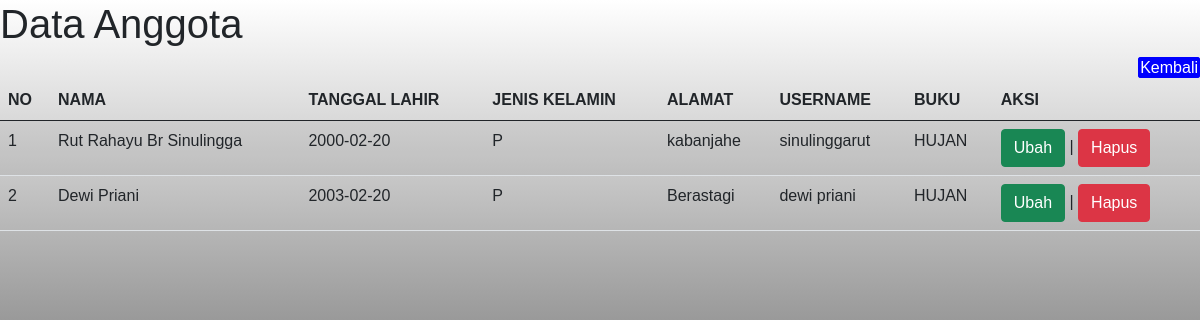
/tampil_anggota.php, run on the app's committed database.
### tables this page shows
CREATE TABLE `anggota` (
  `id_anggota` int(5) NOT NULL,
  `nama` varchar(30) NOT NULL,
  `tanggal_lahir` date NOT NULL,
  `jenis_kelamin` enum('L','P') NOT NULL,
  `alamat` text NOT NULL,
  `username` varchar(255) NOT NULL,
  `password` varchar(30) NOT NULL,
  `id_buku` int(5) NOT NULL
);

CREATE TABLE `buku` (
  `id_buku` int(5) NOT NULL,
  `nama_buku` varchar(30) NOT NULL,
  `stok` int(100) NOT NULL
);

### tampil_anggota.php (the view, shortened to what this page needs)
<!DOCTYPE html>
<html>
<head>
	<link href="https://cdn.jsdelivr.net/npm/bootstrap@5.0.2/dist/css/bootstrap.min.css" rel="stylesheet">
    <link rel="stylesheet" type="text/css" href="styletampil.css">
</head>
<body>
    <h1>Data Anggota</h1>
    <li class="active"><a href="database.php">Kembali</a></li>
    <table class="table table-hover table-striped">
        <thead>
    		<tr>
    			<th>NO</th>
    			<th>NAMA</th>
    			<th>TANGGAL LAHIR</th>
    			<th>JENIS KELAMIN</th>
    			<th>ALAMAT</th>
    			<th>USERNAME</th>
    			<th>BUKU</th>
    			<th>AKSI</th>
    		</tr>
    	</thead>
    	<tbody>
            <?php
            include "koneksi.php";
            $qry_anggota=mysqli_query($conn,"select * from anggota join buku on buku.id_buku=anggota.id_buku");
            $no=0;
            while ($data_anggota=mysqli_fetch_array($qry_anggota)){
                $no++;?>
                <tr>
                    <td><?=$no?></td>
                    <td><?=$data_anggota['nama']?></td>
                    <td><?=$data_anggota['tanggal_lahir']?></td>
                    <td><?=$data_anggota['jenis_kelamin']?></td>
                    <td><?=$data_anggota['alamat']?></td>
                    <td><?=$data_anggota['username']?></td>
                    <td><?=$data_anggota['nama_buku']?></td>
                    <td><a href="ubah_anggota.php?id_anggota=<?=$data_anggota['id_anggota']?>" onclick="return confirm('Apakah anda yakin mengubah data ini?')" class="btn btn-success">Ubah</a> | <a href="hapus_anggota.php?id_anggota=<?=$data_anggota['id_anggota']?>" onclick="return confirm('Apakah anda yakin menghapus data ini?')" class="btn btn-danger">Hapus</a></td></tr>
                <?php
            }
            ?>
        </tbody>
    </table>
</body>
</html>

### styletampil.css (style rules this page uses)
* { margin: 0px; padding: 0px; font-family: sans-serif; font-color:white; }
body { background:linear-gradient(white, grey, black); height: 100vh; }
li a { text-decoration: none; border: 2px solid; height: 100px; border-radius: 3px; border-color: blue; color:#fff; background: blue; }
li { list-style-type: none; display: inline-block; float: right; }

### data on the page
anggota: nama "Rut Rahayu Br Sinulingga", tanggal_lahir "2000-02-20", jenis_kelamin "P", alamat "kabanjahe", username "sinulinggarut", id_buku.nama_buku "HUJAN"
anggota: nama "Dewi Priani", tanggal_lahir "2003-02-20", jenis_kelamin "P", alamat "Berastagi", username "dewi priani", id_buku.nama_buku "HUJAN"
